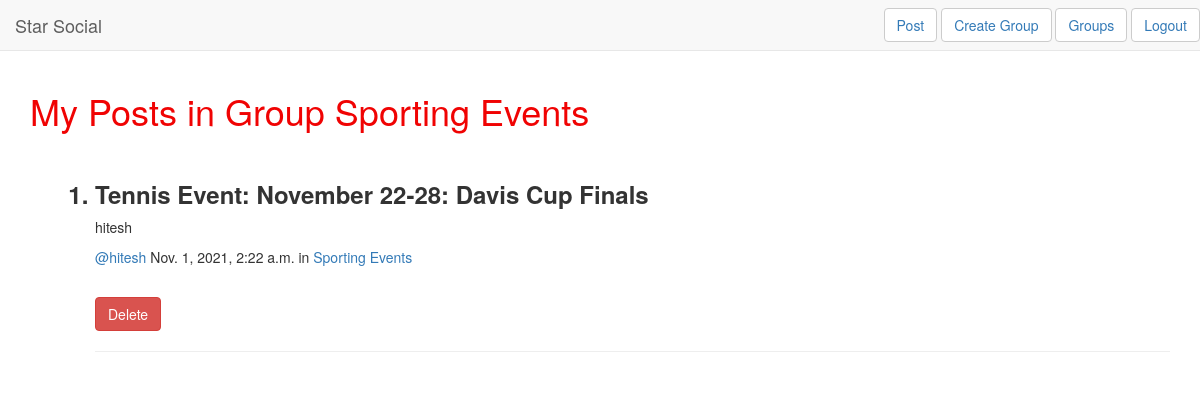
The app's page /signlog/post/33/ (signed in) with its own data.
### signlog/models.py (models this page shows, shortened)
class Groups(models.Model):
    name = models.CharField(max_length=256)
    desc = models.TextField()
    cjoin = models.IntegerField(default=0)
    tf = models.BooleanField(default=False)
    cpost=models.IntegerField(default=0)
    usrname=models.CharField(max_length=256,default=',')
    usrrname=models.CharField(max_length=256,default=',')

class Post(models.Model):
    Message = models.CharField(max_length=256)
    Group = models.ForeignKey(Groups, related_name='posts',on_delete=models.CASCADE)
    created_by= models.CharField(max_length=100,default=",")
    dt=models.DateTimeField(default=datetime.now, blank=True)
    class Meta:
        ordering = ('-dt',)

### signlog/views.py (the view)
# urls.py: url(r'^post/(?P<pk>\d+)/$',views.PostDetailView.as_view(),name='pdetail'),
class PostDetailView(LoginRequiredMixin, DetailView):
    login_url = '/signlog/log/'
    redirect_field_name = 'login'
    context_object_name = 'post_detail'
    model = models.Groups
    template_name = 'signlog/post_detail.html'

### signlog/templates/signlog/post_detail.html
{% extends 'group/gpbase.html' %}
{% block body_block %}
<h1 style="color: rgb(240, 3, 3);">My Posts in Group {{post_detail.name}}</h1>
<br>
<ol style="margin-left: 25px;">
{% for post in post_detail.posts.all  %}
{% ifequal post.created_by request.user.username %}
<h3 style="font-weight: 600;"><li>{{post.Message}}</li></h3>
<p >{{user.get_username}}</p>
<p ><a href="{% url 'signlog:postlist' pk=post.pk %}">@{{user.get_username}}</a> {{post.dt}} in <a href="{% url 'signlog:groupdetail' pk=post.Group.pk %}">{{post.Group.name}}</a></p>
    <br>
<button type="button" class="btn btn-danger"><a style="color: white;" href="{% url 'signlog:delpost' pk=post.pk %}">Delete</a></button>
<hr>
{% endifequal %}
{% endfor %}
</ol>
{% endblock %}

### records on screen
Groups: name "Sporting Events"
Post: Message "Tennis Event: November 22-28: Davis Cup Finals", dt "Nov. 1, 2021, 2:22 a.m.", Group.name "Sporting Events"

### other values on screen
{{ user.get_username }} "hitesh"
